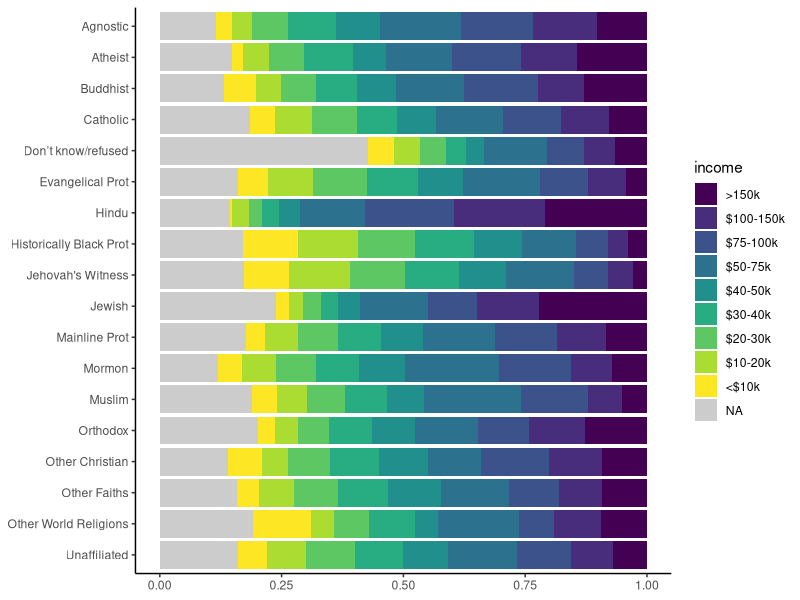
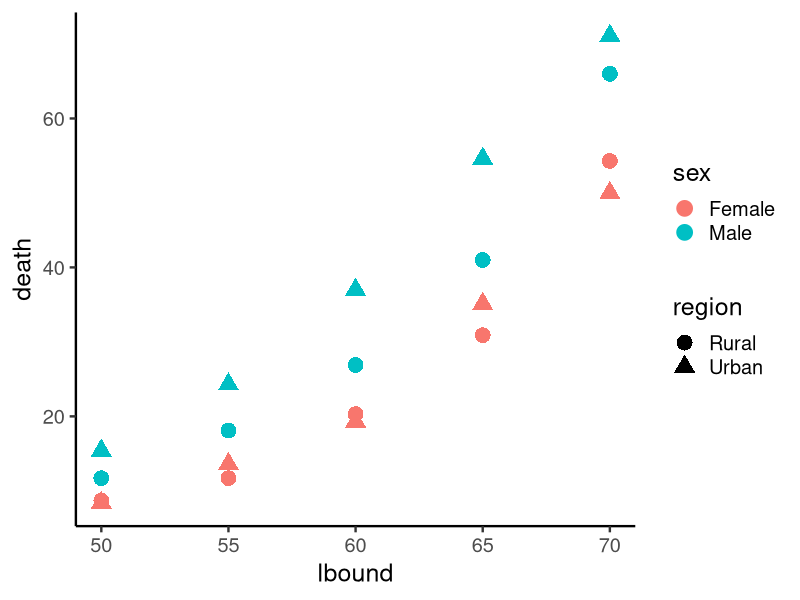
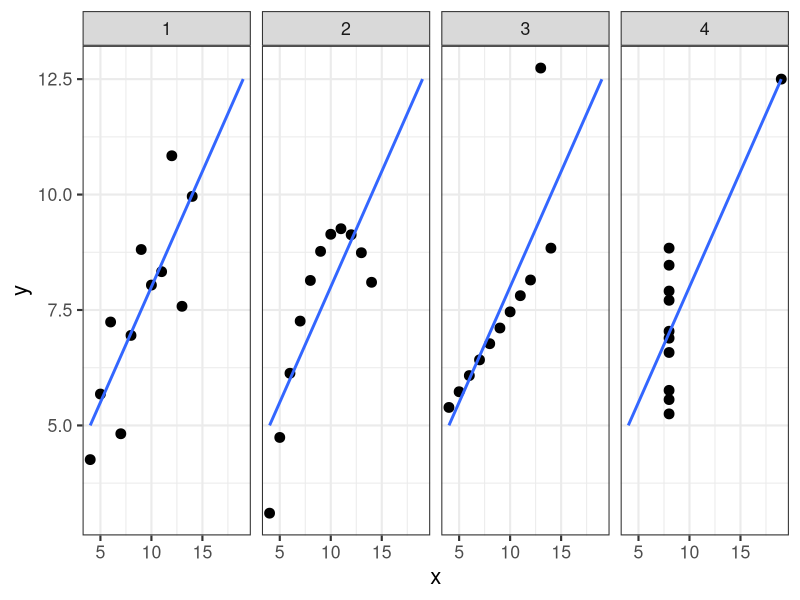

Write R code to recreate these figures, in order.
## ---- chunk 1

## ---- chunk 2
library(ggplot2)
library(tibble)
library(dplyr)
library(tidyr)
library(purrr)
knitr::opts_chunk$set(cache = TRUE)
anscombe = tibble::as_tibble(anscombe)
## ---- chunk 3
bind_rows(head(diamonds), tail(diamonds))
## ---- chunk 4
full_join(band_members, band_instruments, by = "name")
## ---- chunk 5
full_join(band_members, band_instruments2, by = c(name = "artist"))
## ---- chunk 6
left_join(band_members, band_instruments, by = "name")
## ---- chunk 7
inner_join(band_members, band_instruments, by = "name")
## ---- chunk 8
print(relig_income)
## ---- chunk 9
relig_income %>%
  pivot_longer(!religion, names_to = "income", values_to = "count") %>%
  mutate(income = na_if(income, "Don't know/refused")) %>%
  mutate(income = factor(income, levels = rev(unique(income)))) %>%
  ggplot() +
  aes(religion, count) +
  geom_col(aes(fill = income), position = "fill") +
  scale_fill_viridis_d(na.value = "#cccccc") +
  scale_x_discrete(limits = rev(relig_income$religion)) +
  coord_flip() +
  theme_classic() +
  theme(axis.title = element_blank())
## ---- chunk 10
relig_long = relig_income[1:2, 1:4] %>% print() %>%
  pivot_longer(!religion, names_to = "income", values_to = "count") %>%
  print()
## ---- chunk 11
print(world_bank_pop)
## ---- chunk 12
print(fish_encounters)
## ---- chunk 13
fish_encounters %>%
  pivot_wider(names_from = station, values_from = seen)
## ---- chunk 14
fish_encounters %>%
  pivot_wider(names_from = station, values_from = seen)
## ---- chunk 15
print(population)
## ---- chunk 16
print(us_rent_income)
## ---- chunk 17
print(table3)
## ---- chunk 18
table3 %>% separate(rate, into = c("cases", "population"), sep = "/")
## ---- chunk 19
print(table5)
## ---- chunk 20
table5 %>%
  unite(year, century, year, sep = "") %>%
  mutate(year = as.integer(year))
## ---- chunk 21
print(table3)
## ---- chunk 22
print(world_bank_pop)
## ---- chunk 23
mpg_nested = mpg %>% nest(data = -drv) %>% print()
mpg_nested$data[[1]]
## ---- chunk 24
print(VADeaths)
## ---- chunk 25
VADeaths %>%
  as.data.frame() %>%
  rownames_to_column("age") %>%
  pivot_longer(-age, names_to = c("region", "sex"), names_sep = " ", values_to = "death") %>%
  separate(age, c("lbound", "ubound"), convert = TRUE)
## ---- chunk 26
class(VADeaths)
rownames(VADeaths)
VADeaths %>%
  as.data.frame() %>%            # dplyr/tidyrで扱うのはdata.frame
  rownames_to_column("age") %>%  # 行名は扱いにくいので普通の列に
  print()
## ---- chunk 27
as.data.frame(VADeaths) %>%              # data.frameに変換
  rownames_to_column("age")              # 行名を列に
## ---- chunk 28
as.data.frame(VADeaths) %>%              # data.frameに変換
  rownames_to_column("age") %>%          # 行名を列に
  pivot_longer(-age, values_to = "death")     # age以外を移動して縦長化
                                         # 新しいname列を分割
## ---- chunk 29
as.data.frame(VADeaths) %>%              # data.frameに変換
  rownames_to_column("age") %>%          # 行名を列に
  pivot_longer(-age, values_to = "death") %>% # age以外を移動して縦長化
  separate(name, c("region", "sex"))     # 新しいname列を分割
## ---- chunk 30
va_deaths = as.data.frame(VADeaths) %>%  # data.frameに変換
  rownames_to_column("age") %>%          # 行名を列に
  pivot_longer(-age, values_to = "death") %>% # age以外を移動して縦長化
  separate(name, c("region", "sex")) %>% # 新しいname列を分割
  separate(age, c("lbound", "ubound"), "-", convert = TRUE) %>%
  print()                                # 下限と上限を分離
## ---- chunk 31
va_deaths = as.data.frame(VADeaths) %>%  # data.frameに変換
  rownames_to_column("age") %>%          # 行名を列に
  pivot_longer(                          # 縦長に変形したい
    -age,                                # age以外の列に入ってる値を移動
    names_to = c("region", "sex"),       # 元の列名を2つに分離
    names_sep = " ",                     # スペースで切る
    values_to = "death") %>%             # 値の行き先の列名
  separate(age, c("lbound", "ubound"), "-", convert = TRUE) %>%
  print()                                # 下限と上限を分離
## ---- chunk 32
ggplot(va_deaths) +
  aes(lbound, death) +
  geom_point(aes(color = sex, shape = region), size = 5) +
  theme_classic(base_size = 18)
## ---- chunk 33
anscombe %>%
  rowid_to_column("id")              # IDをつけておく
                                     # x y で始まる列の値を移して縦長に
## ---- chunk 34
anscombe %>%
  rowid_to_column("id") %>%          # IDをつけておく
  pivot_longer(matches("^x|y"))      # x y で始まる列の値を移して縦長に

                                     # name列を分割
## ---- chunk 35
anscombe %>%
  rowid_to_column("id") %>%          # IDをつけておく
  pivot_longer(matches("^x|y")) %>%  # x y で始まる列の値を移して縦長に
  separate(name, c("axis", "group"), 1L, convert = TRUE)
                                     # name列を分割
## ---- chunk 36
tidy_anscombe = anscombe %>%
  rowid_to_column("id") %>%          # IDをつけておく
  pivot_longer(matches("^x|y")) %>%  # x y で始まる列の値を移して縦長に
  separate(name, c("axis", "group"), 1L, convert = TRUE) %>%
                                     # name列を分割
  pivot_wider(names_from = axis, values_from = value) %>%
                                     # axis列内の x y を列にして横広化
  arrange(group) %>%                 # グループごとに並べる
  print()                            # ggplotしたい形！
## ---- chunk 37
tidy_anscombe = anscombe %>%
  pivot_longer(                       # 縦長に変形したい
    everything(),                     # すべての列について
    names_to = c(".value", "group"),  # 新しい列名
    names_sep = 1L,                   # 切る位置
    names_transform = list(group = as.integer)) %>% # 型変換
  arrange(group) %>%                  # グループごとに並べる
  print()                             # ggplotしたい形！
## ---- chunk 38
ggplot(tidy_anscombe) + aes(x, y) +
  geom_point(size = 3) +
  stat_smooth(method = lm, formula = y ~ x, se = FALSE, fullrange = TRUE) +
  facet_wrap(~ group, nrow = 1L) +
  theme_bw(base_size = 16)
## ---- chunk 39
tidy_anscombe %>%
  group_by(group) %>%   # group列でグループ化して
  summarize(            # x, y列を使ってsummarize
    mean_x = mean(x),
    mean_y = mean(y),
    sd_x = sd(x),
    sd_y = sd(y),
    cor_xy = cor(x, y)
  )
